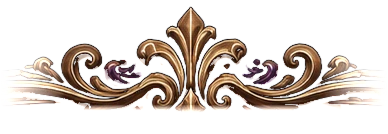
#> input picture game/assets/ui/kit/boss-crest.webp, 388 x 134 px, given in place of socket-filigree.webp, which was not available
$ python prep_chrome.py
#> lines starting #> are read from the running program, lines starting #| are printed output that depends on the picture; after the words box and inside, x2 and y2 are one past the last pixel; in counts of white or black regions, pixels touching at a corner belong together; pictures that were not available may be replaced by others from this repository, and a replacement may not be noted
"""The pieces round 12 and 13's CHROME pass needed and the kit did not have.

TWO JOBS. The first is the TIER METALS: the kit only ever cast its fittings in
one metal, the samples' antique brass, and an achievement has a tier that a
player should read at a glance. The second (round 13) is three pieces PAINTED
here rather than cut from a sample, because no sample has one: a struck medal
on a silk ribbon, the gilt socket with its glass knocked out so a face can sit
behind it, and the velvet swag that crowns the veil.

-- the tier metals ---------------------------------------------------------

An achievement has a tier -- bronze, silver or gold -- and the tier is the one
thing a player should read at a glance. The kit only ever cast its fittings in
one metal, the samples' antique brass. So the toast's plaque and its medal are
the kit's OWN paintings, re-cast: every gilt pixel of the piece is found on the
brass ramp the kit was painted with (tools/prep_ui_materials.py's BRASS), by
its brightness, and given the colour at the same place on a silver or a bronze
ramp. The enamel, the shadows, the ink and the alpha are left exactly as they
were, so the plaque keeps its bevels, its notched ends and its lit field, and
only the metal changes.

The two ramps stay in the samples' palette: silver is the cold of the boards'
moonlight (--kit-moon's blue in its shadows), bronze a darker, redder brass,
never a new hue family.

  chrome-plate-silver.webp   plate-lit.webp (the Companion tiles' nameplate,
  chrome-plate-bronze.webp   207x72, slices 12 53 12 46) with its rim re-cast
  chrome-medal-silver.webp   rosette.webp (the kit's gold star medal, 96 px)
  chrome-medal-bronze.webp   re-cast whole
  chrome-panel-silver.webp   panel.webp (the Kid board's painted gold rail,
  chrome-panel-bronze.webp   452x223, slices 44) with its metal re-cast

Gold needs no copy: it IS plate-lit.webp, rosette.webp and panel.webp.

-- the painted pieces ------------------------------------------------------

  chrome-award-gold.webp     a struck medal hung from a purple silk ribbon on
  chrome-award-silver.webp   a pin bar, 260x400: a height field lit from the
  chrome-award-bronze.webp   upper left, cast three times (see below)
  chrome-cameo.webp          socket-filigree.webp with its opaque enamel glass
                             cut out, so a portrait can sit behind the ring
  chrome-valance.webp        one gather to the next of a gathered velvet swag
                             with a gilt bullion rope and its tassels, 520x250,
                             tiling along its width
  chrome-oval.webp           moth-mirror.webp with two lengths of its straight
                             side rail taken out, so the SAME painted mirror
                             holds a portrait-shaped opening (round 13 graft)

    python tools/prep_chrome.py
"""
import os
import sys

import numpy as np
from PIL import Image

ROOT = os.path.dirname(os.path.dirname(os.path.abspath(__file__)))
KIT = os.path.join(ROOT, "game", "assets", "ui", "kit")

# the kit's brass ramp (tools/prep_ui_materials.py), shadow to highlight
BRASS = [(0.0, "#1e1206"), (0.22, "#4a3113"), (0.42, "#7d5a2a"), (0.62, "#b08a4a"),
         (0.8, "#d8b775"), (0.93, "#efd79c"), (1.0, "#fbeec6")]
# the same steps of light, in the other two metals
METALS = {
    # cold: moonlight in the shadows, a pale pewter body, near-white where lit
    "silver": [(0.0, "#101117"), (0.22, "#2f313c"), (0.42, "#5d6070"), (0.62, "#9b9eb0"),
               (0.8, "#c9ccda"), (0.93, "#e6e8f2"), (1.0, "#fbfbff")],
    # a darker, redder brass: the same family as the gold, one step toward copper
    "bronze": [(0.0, "#190b04"), (0.22, "#3f1f0c"), (0.42, "#6c3a1b"), (0.62, "#a0633a"),
               (0.8, "#c98d5d"), (0.93, "#e4b285"), (1.0, "#f6d8b8")],
}


def hexc(h):
    h = h.lstrip("#")
    return np.array([int(h[i:i + 2], 16) for i in (0, 2, 4)], np.float32)


def lum(rgb):
    return rgb[..., 0] * 0.2126 + rgb[..., 1] * 0.7152 + rgb[..., 2] * 0.0722


def ramp(t, stops):
    ts = np.array([s for s, _ in stops], np.float32)
    cs = np.stack([hexc(c) for _, c in stops])
    t = np.clip(t, 0, 1)
    return np.stack([np.interp(t, ts, cs[:, i]) for i in range(3)], -1)


def place_on_brass(rgb):
    """Where each pixel sits on the brass ramp, from its brightness (0-1)."""
    ts = np.array([s for s, _ in BRASS], np.float32)
    ls = np.array([lum(hexc(c)) for _, c in BRASS], np.float32)   # rises with t
    return np.interp(lum(rgb), ls, ts)


def goldness(rgb):
    """How much of a pixel is the gilt: warm hue, some saturation, some light.
    Violet enamel, black ink and the grey of a shadow all score zero."""
    r, g, b = rgb[..., 0], rgb[..., 1], rgb[..., 2]
    mx = np.max(rgb, -1)
    mn = np.min(rgb, -1)
    sat = np.where(mx > 0, (mx - mn) / np.maximum(mx, 1e-6), 0)
    # hue in degrees
    d = np.maximum(mx - mn, 1e-6)
    h = np.where(mx == r, ((g - b) / d) % 6, np.where(mx == g, (b - r) / d + 2, (r - g) / d + 4)) * 60
    warm = np.clip(1 - np.abs(h - 40) / 32, 0, 1)                   # 8..72 degrees
    warm = np.where((h > 200), 0, warm)                             # violet stays violet
    s_ok = np.clip((sat - 0.12) / 0.2, 0, 1)
    v_ok = np.clip((mx - 18) / 30, 0, 1)
    return warm * s_ok * v_ok


def recast(src, metal):
    im = Image.open(os.path.join(KIT, src)).convert("RGBA")
    a = np.asarray(im).astype(np.float32)
    rgb, alpha = a[..., :3], a[..., 3:]
    t = place_on_brass(rgb)
    cast = ramp(t, METALS[metal])
    k = goldness(rgb)[..., None]
    out = rgb * (1 - k) + cast * k
    return np.concatenate([np.clip(out, 0, 255), alpha], -1).astype(np.uint8)


def save(arr, name):
    path = os.path.join(KIT, name)
    im = Image.fromarray(arr, "RGBA")
    # lossless: these are small, 9-sliced, and a lossy edge would ring on the rim
    im.save(path, "WEBP", lossless=True, method=6, exact=False)
    print(f"  {name:28s} {im.width:4d}x{im.height:<4d} {os.path.getsize(path) / 1024:6.1f} KB")


# ── the award: a struck medal hung from a silk ribbon ────────────────────────
#
# Round 13. All three judges read the toast's medal as "a flat vector star on a
# gradient disc", and asked for engraved relief, a lit rim and a ribbon to hang
# it from -- a real award, whose METAL is the tier.
#
# So it is not drawn as shapes filled with gradients. A HEIGHT FIELD is built
# first -- the pin bar, the silk, the suspension ring, the medal's bevel, its
# raised rim, its bead ring and the wordmark's own eight-point star standing
# proud of the field -- and the picture is that height field LIT: the surface
# normal at every pixel taken from the height's own slope, one candle from the
# upper left, lambert for the body, a tight specular for the gilt's glint, and
# contact shadow where a raised edge overhangs what is beside it. The metal is
# then the ramp the brightness is read through, so bronze, silver and gold are
# the same struck object cast three times and never three colours of paint.

AW_W, AW_H = 260, 400          # the piece, in CSS pixels
SS = 4                         # supersampling
MED_C = (130.0, 300.0)         # the medal's centre
MED_R = 96.0                   # its radius
BAR_Y = (10.0, 38.0)           # the pin bar the ribbon hangs from
BAR_X = (58.0, 202.0)
SILK_X = (82.0, 178.0)         # the silk between bar and ring
RING_C, RING_R = (130.0, 212.0), 21.0

# the silk: the samples' violet, in the light and in the fold. It never goes
# paler than the wordmark's lavender -- a white sheen would leave the palette.
SILK = [(0.0, "#140a24"), (0.28, "#2c1a4a"), (0.52, "#4e2f7e"),
        (0.76, "#7b52b6"), (1.0, "#b99be0")]


def _smooth(e0, e1, x):
    t = np.clip((x - e0) / (e1 - e0), 0, 1)
    return t * t * (3 - 2 * t)


# [100 lines left out: functions _star8, _award_height, not called in this run]


def _blur(a, r):
    """A separable box blur, run three times: a gaussian, without scipy."""
    k = max(1, int(r))
    out = a
    pad = k
    for _ in range(3):
        c = np.cumsum(np.pad(out, ((0, 0), (pad, pad)), mode="edge"), 1)
        out = (c[:, 2 * k:] - c[:, :-2 * k]) / (2 * k)
        c = np.cumsum(np.pad(out, ((pad, pad), (0, 0)), mode="edge"), 0)
        out = (c[2 * k:, :] - c[:-2 * k, :]) / (2 * k)
    return out


# [43 lines left out: function paint_award, not called in this run]


# -- the cameo: the Kid board's gilt socket, with its glass knocked out -------
#
# socket-filigree.webp is the round filigree socket from UI/selectKid.png, and
# its oval is painted OPAQUE -- it was cut to hold a glyph laid over it, not a
# face behind it. The coach seats Marmalade in it, so the glass has to come
# out: the enamel inside the ring is made transparent and the cut is feathered
# a pixel or two, which leaves the ring's own inner lip and its shadow exactly
# as they were painted.


def cut_cameo():
    im = Image.open(os.path.join(KIT, "socket-filigree.webp")).convert("RGBA")
#> im is the input picture: PIL image 388x134 RGBA; mean R, G, B, A 100.7, 93, 133.2, 64.1
    a = np.asarray(im).astype(np.float32)
    rgb, alpha = a[..., :3], a[..., 3]
    h, w = alpha.shape
#> h = 134; w = 388
    # the glass: the enamel inside the ring -- violet, dark, and none of it gilt
    mx = rgb.max(-1)
    glass = ((goldness(rgb) < 0.12) & (rgb[..., 2] > rgb[..., 1] + 8)
             & (mx < 130) & (alpha > 160))
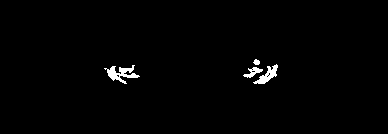
#> glass: shape (134, 388) bool; 1.2% white; 4 white regions, box (x1, y1, x2, y2) and area: (104, 65, 140, 84) 278, (253, 64, 278, 84) 196, (243, 67, 263, 78) 98, (253, 59, 260, 65) 30
    # only the part of it reachable from the middle of the oval, so a violet
    # bead out on the filigree is not punched out with it
    keep = np.zeros(glass.shape, np.float32)
    stack = [(int(h * 0.56), int(w * 0.5))]
#> stack = [(75, 194)]
    while stack:
        y, x = stack.pop()
        if y < 0 or y >= h or x < 0 or x >= w or keep[y, x] or not glass[y, x]:
            continue
        keep[y, x] = 1.0
        stack += [(y + 1, x), (y - 1, x), (y, x + 1), (y, x - 1)]
#> keep: shape (134, 388) float32; every value is 0
#> after the loop, stack = []
    # pull the cut in from the ring by a pixel, then feather it
    k = np.minimum.reduce([keep, np.roll(keep, 1, 0), np.roll(keep, -1, 0),
                           np.roll(keep, 1, 1), np.roll(keep, -1, 1)])
    k = _blur(k, 2)
#|   chrome-cameo.webp             388x134    50.9 KB
    out = np.dstack([rgb, np.clip(alpha * (1.0 - np.clip(k, 0, 1)), 0, 255)])
    return out.astype(np.uint8)


# -- the valance: the swag that crowns the cover -----------------------------
#
# Round 13, a graft a judge named from a candidate that lost: "a theatre
# valance and tassels crowning the cover". The veil is the thing that comes
# down between two players, so it is hung like one -- a gathered velvet swag
# with a gilt bullion fringe and a tassel at every gather.
#
# One unit, tiled: the gathers sit ON the left and right edges, so a tassel is
# half at each end and joins across the seam. Lit the same way the medal is --
# a height field for the folds, one candle high on the left -- and coloured
# through the samples' own violet, which is where the Kid board's enamel and
# the wordmark's lettering both live.

VA_W, VA_H = 520, 250          # one gather to the next, and the deepest drop
VA_SS = 3
# the velvet: the fold, the body, the light on a ridge
VELVET = [(0.0, "#0d0617"), (0.3, "#1f1036"), (0.58, "#3a2461"),
          (0.8, "#5d3c92"), (1.0, "#9a7cc6")]


def _paint_valance():
    w, h = VA_W * VA_SS, VA_H * VA_SS
    yy, xx = np.mgrid[0:h, 0:w].astype(np.float32)
    x, y = xx / VA_SS, yy / VA_SS
    px = 1.0 / VA_SS
    u = x / VA_W

    head = 26.0                                  # the gathered heading at the top
    hem = 76.0 + 126.0 * np.sin(np.pi * u) ** 1.25  # where the cloth stops
    cloth = (_smooth(hem + 1.2 * px, hem - 1.2 * px, y)
             * _smooth(-1.0, 0.6, y))

    # the folds: they radiate from the two gathers, so they lean outward and
    # open up as the cloth falls
    drop = np.clip((y - head) / np.maximum(hem - head, 1e-3), 0, 1)
    lean = (u - 0.5) * (1.0 - drop) * 0.40
    ph = (u + lean) * 9.0
    fold = 0.5 + 0.5 * np.cos(ph * 2 * np.pi)
    z = (0.18 + 0.42 * fold) * (0.35 + 0.65 * drop)
    # the heading is rolled and pulled tight into each gather
    roll = _smooth(head, 0.0, y)
    gather = np.clip(1.0 - np.minimum(u, 1.0 - u) / 0.14, 0, 1)
    z = z * (1 - roll) + roll * (0.30 + 0.34 * (0.5 + 0.5 * np.cos((u * 13.0) * 2 * np.pi)))
    z = z * (1.0 - 0.45 * gather * (1 - drop))
    z = z * cloth

    gy, gx = np.gradient(z * 30.0, px)
    n = np.stack([-gx, -gy, np.ones_like(z)], -1)
    n /= np.linalg.norm(n, axis=-1, keepdims=True)
    L = np.array([-0.46, -0.62, 0.64], np.float32)
    L /= np.linalg.norm(L)
    diff = np.clip(n @ L, 0, 1)
    # velvet is darkest where it faces you and lights along a ridge
    t = np.clip(0.04 + 0.92 * diff * (0.42 + 0.58 * drop), 0, 1)
    rgb = ramp(t, VELVET)
    alpha = np.clip(cloth, 0, 1)

    # -- the gilt bullion along the hem
    band = np.clip(1.0 - np.abs(y - (hem - 7.0)) / 9.0, 0, 1) * cloth
    strand = 0.5 + 0.5 * np.cos(x * 2 * np.pi / 8.0)
    gt = np.clip(0.26 + 0.62 * strand * band + 0.2 * diff, 0, 1)
    gold = ramp(gt, BRASS)
    k = (band > 0.02)[..., None] * np.clip(band, 0, 1)[..., None]
    rgb = rgb * (1 - k) + gold * k

    # -- the tassel at each gather: a gilt pear on a cord, then its skirt
    for gxp in (0.0, float(VA_W)):
        d = np.hypot(x - gxp, (y - (head + 26.0)) * 1.25)
        pear = _smooth(15.0, 13.0, d)
        dome = np.sqrt(np.clip(1 - (d / 15.0) ** 2, 0, 1))
        pt = np.clip(0.2 + 0.78 * dome * (1.0 - 0.5 * np.clip((x - gxp + 6) / 26, 0, 1)), 0, 1)
        rgb = rgb * (1 - pear[..., None]) + ramp(pt, BRASS) * pear[..., None]
        alpha = np.maximum(alpha, pear)
        # the skirt
        top, bot = head + 34.0, head + 96.0
        halfw = 10.0 + 5.0 * np.clip((y - top) / (bot - top), 0, 1)
        sk = (_smooth(halfw + 1.2 * px, halfw - 1.2 * px, np.abs(x - gxp))
              * _smooth(top - 1.0, top + 1.0, y) * _smooth(bot + 1.0, bot - 1.0, y))
        cord = 0.5 + 0.5 * np.cos((x - gxp) * 2 * np.pi / 4.6)
        st = np.clip(0.14 + 0.66 * cord * (1.0 - 0.34 * np.clip((y - top) / (bot - top), 0, 1)), 0, 1)
        rgb = rgb * (1 - sk[..., None]) + ramp(st, BRASS) * sk[..., None]
        alpha = np.maximum(alpha, sk)

    out = np.concatenate([np.clip(rgb, 0, 255), np.clip(alpha, 0, 1)[..., None] * 255], -1)
    im = Image.fromarray(out.astype(np.uint8), "RGBA")
#> im: PIL image 1560x750 RGBA
    return np.asarray(im.resize((VA_W, VA_H), Image.LANCZOS)).astype(np.uint8)
#> returned value: shape (250, 520, 4)
#|   chrome-valance.webp           520x250    47.2 KB


# -- the oval: the same arched mirror, shortened ------------------------------
#
# Round 13's graft. moth-mirror.webp is UI/selectKid.png's arched gilt mirror,
# 348x711, and its glass is 254 wide by 481 tall -- one to one point nine. A
# painting dropped into an opening that shape is cropped to just over half its
# width, and two judges said what that does: the Companion "is reduced to a
# single eyeball filling the oval" and the Kid "loses his shoulders".
#
# The gilt is not the problem and is not touched: the moon crest, the paw
# pendant, the scrolled corners, the two end arcs and the diamond bosses are
# the painting's own, at the painting's own scale. What comes out is LENGTH --
# two runs of the plain straight side rail between the arcs, where the rails
# are two parallel bars and nothing else is happening. The cut ends are
# cross-faded over a few rows, which on a bar of constant section leaves no
# seam. The mirror is then 348x521 and its glass 254x291, about one to one
# point one five: the shape the Kid board's own portrait tiles are.
#
# The cuts avoid the bosses (rows 338-356 and 448-470) and both end arcs,
# which reach 127 rows -- half the glass's width -- in from each end of it.

OV_SRC = "moth-mirror.webp"
OV_CUTS = ((272, 338), (356, 448))     # source rows removed, top to bottom
OV_BLEND = 12                          # rows cross-faded over each join
# the glass, as painted, in source pixels: left, top, width, height
OV_GLASS = (48.0, 101.7, 254.0, 481.4)


def _join(top, bot, blend):
    """Stack two bands, cross-fading `blend` rows of each into one."""
    b = min(blend, len(top), len(bot))
    if b <= 0:
        return np.concatenate([top, bot], 0)
    w = np.linspace(0.0, 1.0, b, dtype=np.float32)[:, None, None]
    mid = top[-b:] * (1 - w) + bot[:b] * w
    return np.concatenate([top[:-b], mid, bot[b:]], 0)


def shorten_oval():
    im = Image.open(os.path.join(KIT, OV_SRC)).convert("RGBA")
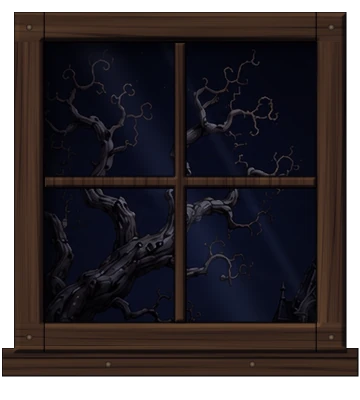
#> input picture game/assets/ui/kit/casement-bough.webp, 360 x 400 px, given in place of moth-mirror.webp, which was not available
#> im is the input picture: PIL image 360x400 RGBA; mean R, G, B, A 27.5, 21.6, 24.4, 215.8
    a = np.asarray(im).astype(np.float32)
#> a: shape (400, 360, 4) float32
    bands, y = [], 0
    for c0, c1 in OV_CUTS:
        bands.append(a[y:c0])
        y = c1
#> after the loop, bands = 2 items
    bands.append(a[y:])
    out = bands[0]
    for band in bands[1:]:
        out = _join(out, band, OV_BLEND)
#> this loop made 2 passes
#> b in _join on pass 1: 12
#> (band, b in _join) on pass 2: (empty array, 0)
#> pass 1, in shorten_oval, `out = _join(out, band, OV_BLEND)`:
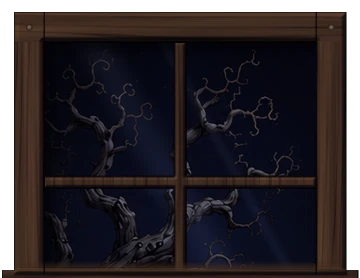
#> out: shape (278, 360, 4) float32; mean of channels 0, 1, 2, 3 26.4, 21.2, 25.3, 226.1; transparent parts drawn white
    lost = a.shape[0] - out.shape[0]
#> lost = 122
    gl, gt, gw, gh = OV_GLASS
    gh -= lost                          # every cut falls inside the glass
#> gh = 359.4
    h, w = out.shape[0], out.shape[1]
#> h = 278; w = 360
    print(f"  {'chrome-oval glass':28s} left {gl / w:.3%}  top {gt / h:.3%}  "
          f"w {gw / w:.3%}  h {gh / h:.3%}  radius 50% / {gw / 2 / gh:.3%}")
#|   chrome-oval glass            left 13.333%  top 36.583%  w 70.556%  h 129.281%  radius 50% / 35.337%
    return np.clip(out, 0, 255).astype(np.uint8)
#> returned value: shape (278, 360, 4)


def main():
    save(cut_cameo(), "chrome-cameo.webp")
    save(_paint_valance(), "chrome-valance.webp")
    save(shorten_oval(), "chrome-oval.webp")
#|   chrome-oval.webp              360x278    45.5 KB
    for metal in ("silver", "bronze"):
        save(recast("plate-lit.webp", metal), f"chrome-plate-{metal}.webp")
#> in goldness (call 2), `h = np.where(mx == r, ((g - b) / d) % 6, np.where(mx == g, (b - r) / d..`:
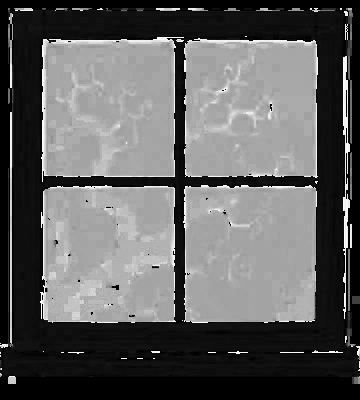
#> h: shape (400, 360) float32; min 0, max 356.2, mean 133.1; drawn with min black and max white
#> in goldness (call 2), `s_ok = np.clip((sat - 0.12) / 0.2, 0, 1)`:
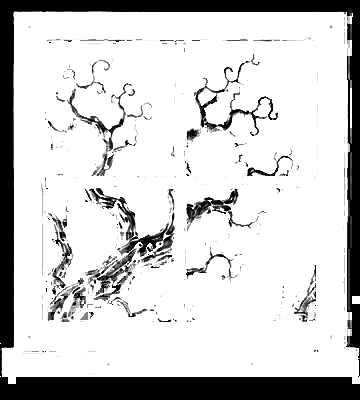
#> s_ok: shape (400, 360) float32; min 0, max 1, mean 0.812
#> in goldness (call 2), `v_ok = np.clip((mx - 18) / 30, 0, 1)`:
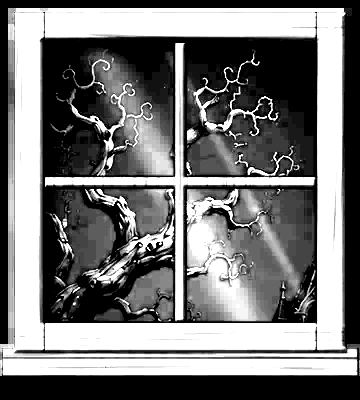
#> v_ok: shape (400, 360) float32; min 0, max 1, mean 0.468
#> in goldness (call 2), `return warm * s_ok * v_ok`:
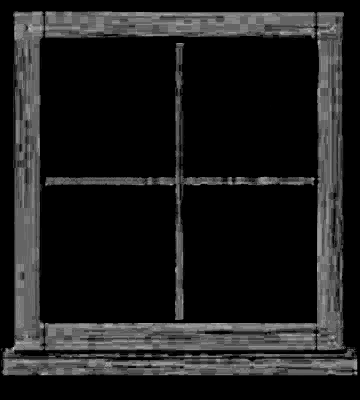
#> returned value: shape (400, 360) float32; min 0, max 0.804, mean 0.112
#|   chrome-plate-silver.webp      360x400    62.5 KB
        save(recast("rosette.webp", metal), f"chrome-medal-{metal}.webp")
        save(recast("panel.webp", metal), f"chrome-panel-{metal}.webp")
    for metal in ("gold", "silver", "bronze"):
        save(paint_award(metal), f"chrome-award-{metal}.webp")
    return 0


if __name__ == "__main__":
#> (the run stopped early here; a loop or call above may not have finished)
